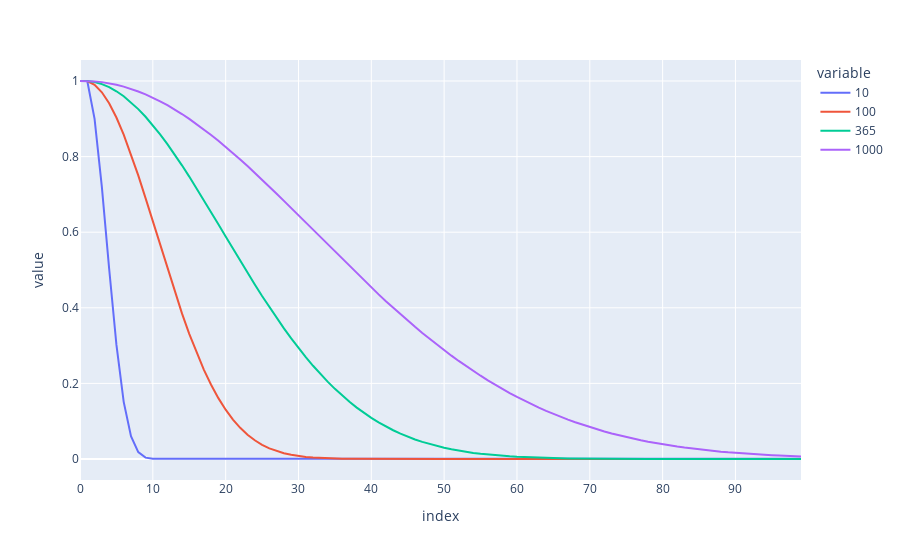

Notebook code for this chart:
### Code cell
fig = px.line(m2)
fig.write_image('m2.png')
fig.write_image('m2.svg')
fig.show()
